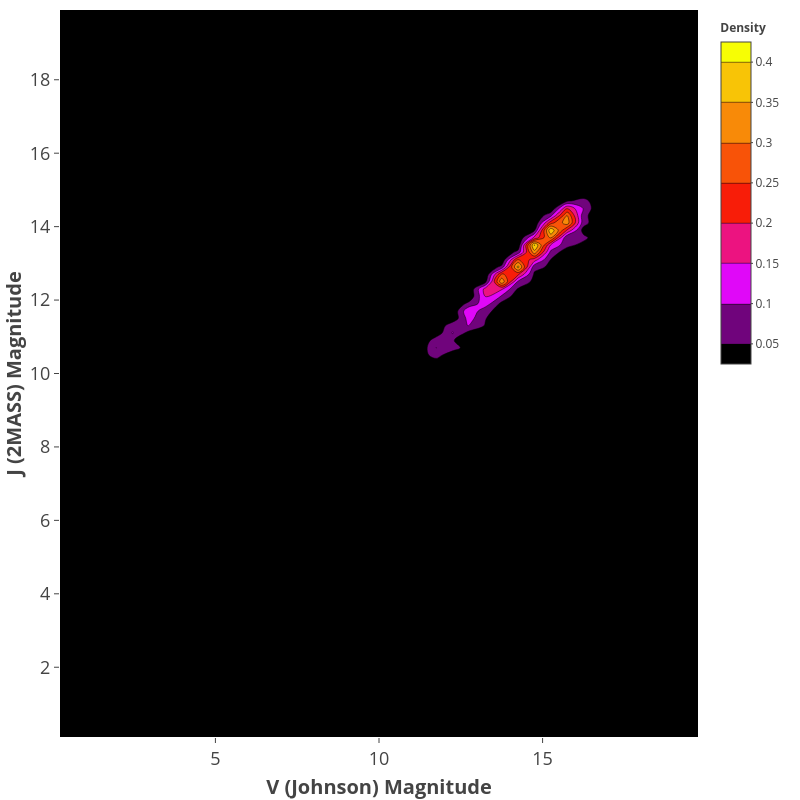

Recreate this plot in R.

# Paths:
path_data = "data/"
path_lib = "renv/library/R-4.1/x86_64-pc-linux-gnu/"

# Packages:
require(dplyr, lib = path_lib)
require(readr, lib = path_lib)
require(RColorBrewer, lib = path_lib)
require(plotly, lib = path_lib)

# Dataset:
df = readr::read_csv(paste0(path_data, "nasa_exoplanets.csv")) %>%
         as.data.frame()
attr(df, "spec") = NULL
df_varnames = readr::read_csv(paste0(path_data, "nasa_exoplanets_var_names.csv")) %>%
                  as.data.frame()
attr(df_varnames, "spec") = NULL

# Variables:
x_var = "sy_vmag"
x_var_name = (df_varnames %>%
                 dplyr::filter(var == x_var))$var_name
y_var = "sy_jmag"
y_var_name = (df_varnames %>%
                 dplyr::filter(var == y_var))$var_name

# Adapt the data:
df_plot = df %>%
              dplyr::select(all_of(x_var),
                            all_of(y_var))

# Plot:
my_palette = list(
    list(0, "#000000"),
    list(0.25, "#E008F8"),
    list(0.5, "#F81D08"),
    list(0.75, "#F88A08"),
    list(1, "#F7FE04")
)
n_binsxy = 150

p = plot_ly(
    data = df_plot,
    x = ~eval(parse(text = x_var)),
    y = ~eval(parse(text = y_var)),
    type = "histogram2dcontour",
    histnorm = "probability density",
    nbinsx = n_binsxy,
    nbinsy = n_binsxy,
    xbins = list(
        start = 0,
        end = 20
    ),
    ybins = list(
        start = 0,
        end = 20
    ),
    colorscale = my_palette,
    colorbar = list(title = "<b>Density</b>"),
    hovertemplate = paste0("<b>",
                           x_var_name, ": %{x:,}<br>",
                           y_var_name, ": %{y:,}<br>",
                           "Density: %{z:}</b><extra></extra>")
) %>%
    layout(
        height = 800,
        width = 800,
        xaxis = list(
            title = paste0("<b>", x_var_name, "</b>"),
            titlefont = list(size = 20),
            tickfont = list(size = 18),
            categoryorder = "array"
        ),
        yaxis = list(
            title = paste0("<b>", y_var_name, "</b>"),
            titlefont = list(size = 20),
            tickfont = list(size = 18)
        ),
        margin = list(
            l = 10,
            r = 10,
            t = 10,
            b = 10
        ),
        hoverlabel = list(font = list(size = 18))
    )

p
